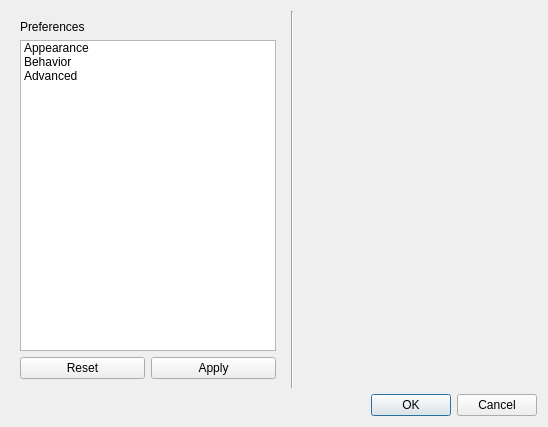
<?xml version="1.0" encoding="UTF-8"?>
<ui version="4.0">
 <class>Dialog</class>
 <widget class="QDialog" name="Dialog">
  <property name="geometry">
   <rect>
    <x>0</x>
    <y>0</y>
    <width>548</width>
    <height>427</height>
   </rect>
  </property>
  <property name="windowTitle">
   <string>Dialog</string>
  </property>
  <layout class="QVBoxLayout" name="verticalLayout">
   <item>
    <layout class="QHBoxLayout" name="horizontalLayout">
     <item>
      <widget class="QFrame" name="verticalFrame">
       <layout class="QVBoxLayout" name="verticalLayout_2">
        <item>
         <widget class="QLabel" name="label">
          <property name="text">
           <string>Preferences</string>
          </property>
         </widget>
        </item>
        <item>
         <widget class="QListWidget" name="listWidget">
          <item>
           <property name="text">
            <string>Appearance</string>
           </property>
          </item>
          <item>
           <property name="text">
            <string>Behavior</string>
           </property>
          </item>
          <item>
           <property name="text">
            <string>Advanced</string>
           </property>
          </item>
         </widget>
        </item>
        <item>
         <layout class="QHBoxLayout" name="horizontalLayout_2">
          <item>
           <widget class="QPushButton" name="pushButton_2">
            <property name="text">
             <string>Reset</string>
            </property>
           </widget>
          </item>
          <item>
           <widget class="QPushButton" name="pushButton">
            <property name="text">
             <string>Apply</string>
            </property>
           </widget>
          </item>
         </layout>
        </item>
       </layout>
      </widget>
     </item>
     <item>
      <widget class="Line" name="line">
       <property name="orientation">
        <enum>Qt::Vertical</enum>
       </property>
      </widget>
     </item>
     <item>
      <widget class="QStackedWidget" name="stackedWidget">
       <property name="currentIndex">
        <number>1</number>
       </property>
       <widget class="QWidget" name="page"/>
       <widget class="QWidget" name="page_2"/>
      </widget>
     </item>
    </layout>
   </item>
   <item>
    <widget class="QDialogButtonBox" name="buttonBox">
     <property name="orientation">
      <enum>Qt::Horizontal</enum>
     </property>
     <property name="standardButtons">
      <set>QDialogButtonBox::Cancel|QDialogButtonBox::Ok</set>
     </property>
    </widget>
   </item>
  </layout>
 </widget>
 <resources/>
 <connections>
  <connection>
   <sender>buttonBox</sender>
   <signal>accepted()</signal>
   <receiver>Dialog</receiver>
   <slot>accept()</slot>
   <hints>
    <hint type="sourcelabel">
     <x>248</x>
     <y>254</y>
    </hint>
    <hint type="destinationlabel">
     <x>157</x>
     <y>274</y>
    </hint>
   </hints>
  </connection>
  <connection>
   <sender>buttonBox</sender>
   <signal>rejected()</signal>
   <receiver>Dialog</receiver>
   <slot>reject()</slot>
   <hints>
    <hint type="sourcelabel">
     <x>316</x>
     <y>260</y>
    </hint>
    <hint type="destinationlabel">
     <x>286</x>
     <y>274</y>
    </hint>
   </hints>
  </connection>
 </connections>
</ui>
